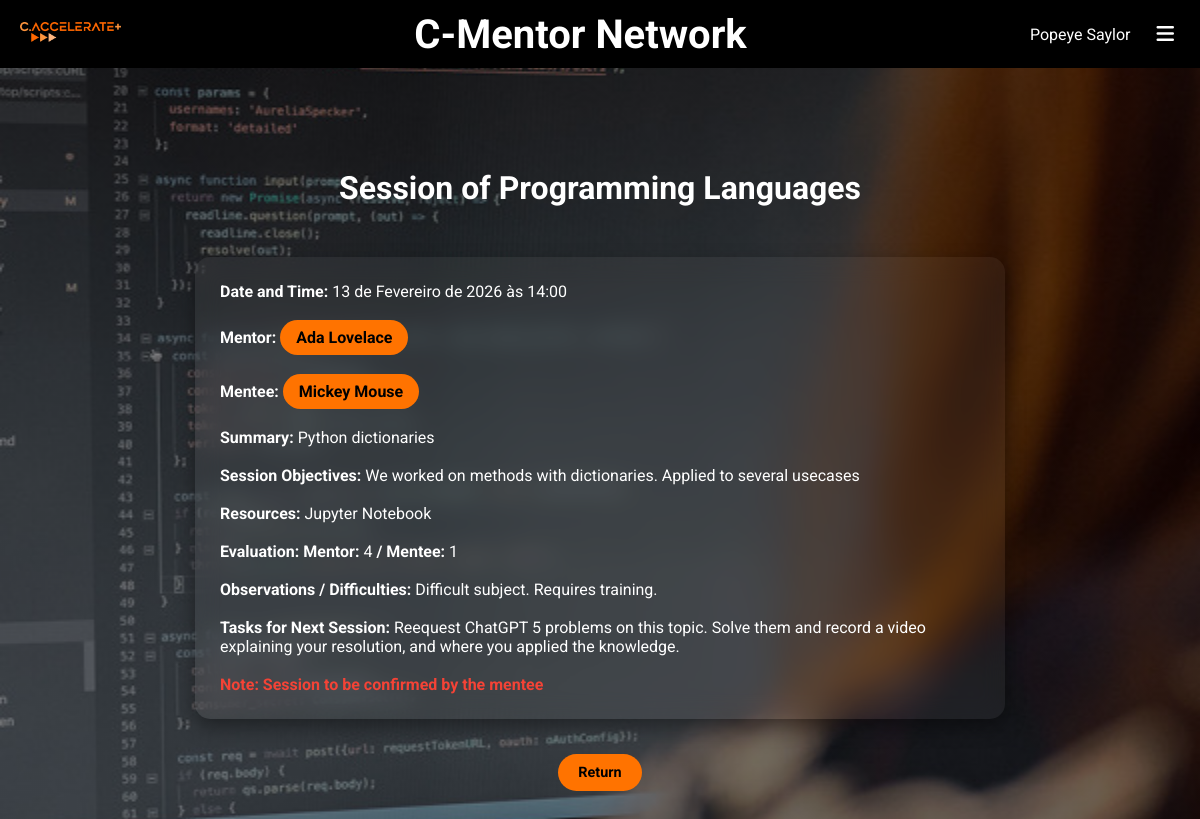
The app's page /vermais/42 (signed in), older data.
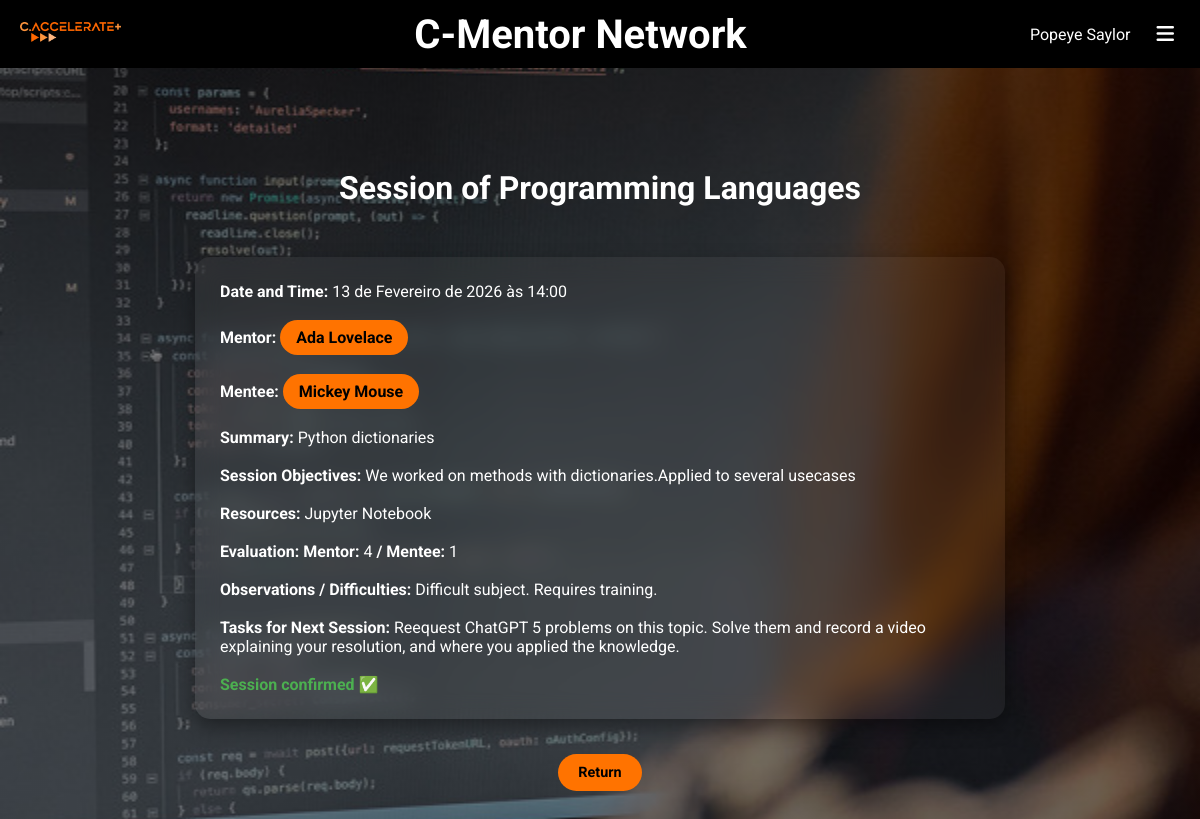
The same page, newer data.
### mentoria/models.py (models this page shows, shortened)
class Sessao(models.Model):
    diade = models.ForeignKey(Diade, on_delete=models.CASCADE, related_name='sessoes')
    data = models.DateTimeField()
    sumario = models.CharField(max_length=200)
    objetivo = models.CharField(max_length=200)
    recursos = models.CharField(max_length=200)
    avaliacao_mentor = models.IntegerField(null=True, blank=True, default=1,validators=[
            MaxValueValidator(5),
            MinValueValidator(1)
        ])
    avaliacao_mentorando = models.IntegerField(null=True, blank=True, default=1,validators=[
            MaxValueValidator(5),
            MinValueValidator(1)
        ])
    observacoes = models.CharField(max_length=200)
    planificacao_proxima_sessao = models.CharField(max_length=200)
    confirmado = models.BooleanField(default=False)
    reportado = models.BooleanField(default=False)

class Diade(models.Model):
    ano_lectivo = models.ForeignKey(AnoLectivo, on_delete=models.CASCADE, related_name='diades', default=1)
    mentor =  models.ForeignKey(Mentor, on_delete=models.CASCADE, related_name='diades_mentor')
    mentorando =  models.ForeignKey(Mentorando, on_delete=models.CASCADE, related_name='diades_mentorando')
    ativo = models.BooleanField(null=True, blank=True, default=True)
    data_criacao = models.DateField(auto_now_add=True)

class Mentor(models.Model):
    aluno = models.ForeignKey(Aluno, on_delete=models.CASCADE, related_name='mentorias')
    ano_lectivo = models.ForeignKey(AnoLectivo, on_delete=models.CASCADE, related_name='mentorias')
    disciplina = models.ForeignKey(Disciplina, on_delete=models.CASCADE, related_name='mentorias')
    nota = models.IntegerField(null=True, blank=True, default=None)
    ativo = models.BooleanField(null=True, blank=True, default=True)

class Mentorando(models.Model):
    aluno = models.ForeignKey(Aluno, on_delete=models.CASCADE, related_name='mentorandias')
    ano_lectivo = models.ForeignKey(AnoLectivo, on_delete=models.CASCADE, related_name='mentorandias')
    disciplina = models.ForeignKey(Disciplina, on_delete=models.CASCADE, related_name='mentorandias')
    ativo = models.BooleanField(null=True, blank=True, default=True)

### app/models.py (models this page shows, shortened)
class Disciplina(models.Model):
    nome = models.CharField(max_length=100)
    ano = models.IntegerField(null=True, blank=True)
    semestre = models.IntegerField(null=True, blank=True)
    alunos = models.ManyToManyField(
        Aluno, related_name='disciplinas')
    def __str__(self):
        return self.nome

class Aluno(models.Model):
    ANO_CHOICES = [(1, 1), (2, 2), (3, 3)]
    user = models.OneToOneField(User, on_delete=models.CASCADE, default=None)
    numero = models.CharField(max_length=100)
    curso = models.ForeignKey(
        Curso, on_delete=models.CASCADE, related_name='alunos')
    ano = models.IntegerField(choices=ANO_CHOICES, null=True)
    @property
    def nome_completo(self):
        return self.user.first_name + ' ' + self.user.last_name.split()[-1]
    class Meta:
        ordering = ['user__first_name', 'user__last_name']
    def __str__(self):
        return self.nome_completo

### mentoria/views.py (the view)
# urls.py: path('vermais/<int:sessao_id>', views.vermais_view, name='vermais'),
@login_required
def vermais_view(request, sessao_id):
    ano = AnoLectivo.objects.get(ano='25-26')
    sessao = Sessao.objects.get(id=sessao_id)
    return render(request, 'mentoria/ver_mais.html', {'sessao': sessao, 'ano': ano, 'semestre':semestre})

### mentoria/templatetags/custom_filters.py (called while the page is built)
@register.filter(name='in_group')
def in_group(user, group_name):
    return user.groups.filter(name=group_name).exists()

### mentoria/templates/mentoria/ver_mais.html (shortened to what this page needs)
{% extends "app/base.html" %}
{% block main %}
<main>
<h1>Session of {{ sessao.diade.mentor.disciplina }}</h1>
<div class="disciplina">
    <b>Date and Time:</b> {{ sessao.data }}
    <br><br>
    <b>Mentor:</b>
    <a class="mentor-link" href="{% url 'perfil' sessao.diade.mentor.aluno.id %}" target="_blank">
        {{ sessao.diade.mentor.aluno }}
    </a>
    <br><br>
    <b>Mentee:</b>
    <a class="mentee-link" href="{% url 'perfil' sessao.diade.mentorando.aluno.id %}" target="_blank">
        {{ sessao.diade.mentorando.aluno }}
    </a>
    <br><br>
    <b>Summary:</b> {{ sessao.sumario }}
    <br><br>
    <b>Session Objectives:</b> {{ sessao.objetivo }}
    <br><br>
    <b>Resources:</b> {{ sessao.recursos }}
    <br><br>
    <b>Evaluation:</b> <b>Mentor:</b> {{ sessao.avaliacao_mentor }} <b>/ Mentee:</b> {{ sessao.avaliacao_mentorando }}
    <br><br>
    <b>Observations / Difficulties:</b> {{ sessao.observacoes }}
    <br><br>
    <b>Tasks for Next Session:</b> {{ sessao.planificacao_proxima_sessao }}
    <br><br>
    {% if not sessao.confirmado %}
        <span class="note">Note: Session to be confirmed by the mentee</span>
    {% else %}
        <span class="confirmed">Session confirmed ✅</span>
    {% endif %}
</div>
<a href="{% url 'mentores' %}" class="sessão">Return</a>
</main>
{% endblock main %}

Row changes from the older to the newer data that the page shows:
changed Sessao "Python dictionaries": objetivo "We worked on methods with dictionaries. Applied to several usecases" → "We worked on methods with dictionaries.Applied to several usecases"; confirmado False → True (drawn)
Text that changed along with them:
text no longer shown: "Note: Session to be confirmed by the mentee"
text now shown: "Session confirmed ✅"
